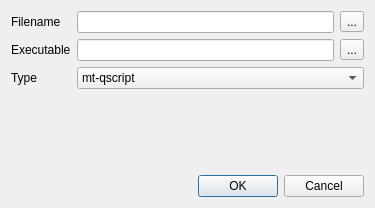
<?xml version="1.0" encoding="UTF-8"?>
<ui version="4.0">
 <author>Oleksandr Omelchuk</author>
 <class>ProjectDialog</class>
 <widget class="QDialog" name="ProjectDialog">
  <property name="geometry">
   <rect>
    <x>0</x>
    <y>0</y>
    <width>375</width>
    <height>208</height>
   </rect>
  </property>
  <property name="windowTitle">
   <string>Dialog</string>
  </property>
  <layout class="QFormLayout" name="formLayout">
   <item row="0" column="0">
    <widget class="QLabel" name="label">
     <property name="text">
      <string>Filename</string>
     </property>
    </widget>
   </item>
   <item row="0" column="1">
    <layout class="QHBoxLayout" name="horizontalLayout">
     <item>
      <widget class="QLineEdit" name="filenameEdit"/>
     </item>
     <item>
      <widget class="QToolButton" name="fnameButton">
       <property name="text">
        <string>...</string>
       </property>
      </widget>
     </item>
    </layout>
   </item>
   <item row="1" column="0">
    <widget class="QLabel" name="label_2">
     <property name="text">
      <string>Executable</string>
     </property>
    </widget>
   </item>
   <item row="1" column="1">
    <layout class="QHBoxLayout" name="horizontalLayout_2">
     <item>
      <widget class="QLineEdit" name="executableName"/>
     </item>
     <item>
      <widget class="QToolButton" name="execButton">
       <property name="text">
        <string>...</string>
       </property>
      </widget>
     </item>
    </layout>
   </item>
   <item row="2" column="0">
    <widget class="QLabel" name="label_3">
     <property name="text">
      <string>Type</string>
     </property>
    </widget>
   </item>
   <item row="2" column="1">
    <widget class="QComboBox" name="typeComboBox">
     <item>
      <property name="text">
       <string>mt-qscript</string>
      </property>
     </item>
     <item>
      <property name="text">
       <string>mt-commands</string>
      </property>
     </item>
    </widget>
   </item>
   <item row="5" column="1">
    <widget class="QDialogButtonBox" name="buttonBox">
     <property name="orientation">
      <enum>Qt::Horizontal</enum>
     </property>
     <property name="standardButtons">
      <set>QDialogButtonBox::Cancel|QDialogButtonBox::Ok</set>
     </property>
    </widget>
   </item>
   <item row="4" column="1">
    <spacer name="verticalSpacer">
     <property name="orientation">
      <enum>Qt::Vertical</enum>
     </property>
     <property name="sizeHint" stdset="0">
      <size>
       <width>0</width>
       <height>0</height>
      </size>
     </property>
    </spacer>
   </item>
   <item row="3" column="1">
    <spacer name="verticalSpacer_2">
     <property name="orientation">
      <enum>Qt::Vertical</enum>
     </property>
     <property name="sizeHint" stdset="0">
      <size>
       <width>20</width>
       <height>40</height>
      </size>
     </property>
    </spacer>
   </item>
  </layout>
 </widget>
 <resources/>
 <connections>
  <connection>
   <sender>buttonBox</sender>
   <signal>accepted()</signal>
   <receiver>ProjectDialog</receiver>
   <slot>accept()</slot>
   <hints>
    <hint type="sourcelabel">
     <x>248</x>
     <y>254</y>
    </hint>
    <hint type="destinationlabel">
     <x>157</x>
     <y>274</y>
    </hint>
   </hints>
  </connection>
  <connection>
   <sender>buttonBox</sender>
   <signal>rejected()</signal>
   <receiver>ProjectDialog</receiver>
   <slot>reject()</slot>
   <hints>
    <hint type="sourcelabel">
     <x>316</x>
     <y>260</y>
    </hint>
    <hint type="destinationlabel">
     <x>286</x>
     <y>274</y>
    </hint>
   </hints>
  </connection>
 </connections>
</ui>
